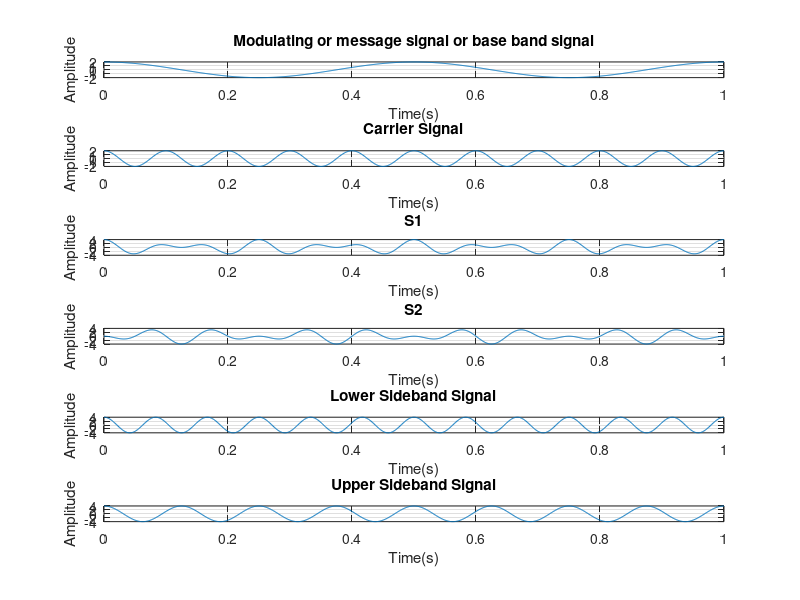

Write the MATLAB code that produced this figure.
t = 0:0.001:1;
am = 2; % amplitude of message signal
ac = 2; % amplitude of carrier signal

% Message Signal
fm = 2; % frequency 
x = am*cos(2*pi*fm*t);
subplot(6,1,1);
plot(t,x);
xlabel('Time(s)');
ylabel('Amplitude');
title('Modulating or message signal or base band signal');
grid on;

% Carrier Signal
fc = 10;
y = ac*cos(2*pi*fc*t);
subplot(6,1,2);
plot(t,y);
xlabel('Time(s)');
ylabel('Amplitude');
title('Carrier Signal');
grid on;

% The output of upper product modulator 
s1 = (am*ac)/2*(cos(2*pi*(fc+fm)*t)+cos(2*pi*(fc-fm)*t));
subplot(6,1,3);
plot(t,s1);
xlabel('Time(s)');
ylabel('Amplitude');
title('S1');
grid on;

% output of lower product modulator
s2 = (am*ac)/2*(cos(2*pi*(fc+fm)*t)-cos(2*pi*(fc-fm)*t));
subplot(6,1,4);
plot(t,s2);
xlabel('Time(s)');
ylabel('Amplitude');
title('S2');
grid on;

% SSBSC modulated wave s(t) having a lower sideband.
lsb = s1+s2;
subplot(6,1,5);
plot(t,lsb);
xlabel('Time(s)');
ylabel('Amplitude');
title('Lower Sideband Signal');
grid on;

% SSBSC modulated wave s(t) having a upper sideband.
usb = s1-s2;
subplot(6,1,6);
plot(t,usb);
xlabel('Time(s)');
ylabel('Amplitude');
title('Upper Sideband Signal');
grid on;
















% Misc. Watermark
%annotation('textbox', 'String', '20240802543', 'FontSize', 30, 'Color', [0.5, 0.5, 0.5],'EdgeColor', 'none', 'HorizontalAlignment', 'center', 'Rotation', 45);
